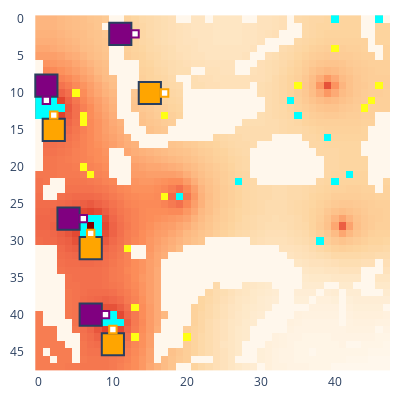

Here is the notebook cell this chart was saved with:
### Code cell
print(f"Carrying out step {step}")
actions = {player: agent.act(step, obs[player]) for player, agent in agents.items()}
all_actions[step] = actions  # Just for debugging
step += 1
obs, rewards, dones, infos = env.step(actions)
# plt.imshow(env.render("rgb_array", width=640, height=640))
show_env(env)

### Figure 1 — Plotly figure (JSON) as saved in the notebook; plotly's stock layout.template omitted (floating-point values rounded to 4 significant figures; data arrays with more than 128 entries replaced by an {"elided": "..."} marker saying what was removed)
{"data": [{"colorscale": [[0, "rgb(255,247,236)"], [0.125, "rgb(254,232,200)"], [0.25, "rgb(253,212,158)"], [0.375, "rgb(253,187,132)"], [0.5, "rgb(252,141,89)"], [0.625, "rgb(239,101,72)"], [0.75, "rgb(215,48,31)"], [0.875, "rgb(179,0,0)"], [1, "rgb(127,0,0)"]], "name": "Rubble", "showscale": false, "type": "heatmap", "uid": "18_Rubble", "z": {"elided": "48x48 int values"}}, {"colorscale": [[0, "#00ffff"], [1, "#00ffff"]], "hoverinfo": "skip", "name": "Ice", "showscale": false, "type": "heatmap", "uid": "18_Ice", "z": {"elided": "48x48 int values"}}, {"colorscale": [[0, "#ffff14"], [1, "#ffff14"]], "hoverinfo": "skip", "name": "Ore", "showscale": false, "type": "heatmap", "uid": "18_Ore", "z": {"elided": "48x48 int values"}}, {"colorscale": [[0, "#15b01a"], [1, "#15b01a"]], "hoverinfo": "skip", "name": "Lichen", "showscale": false, "type": "heatmap", "uid": "18_Lichen", "z": {"elided": "48x48 null values"}}, {"customdata": [["factory_0", "player_0", 100, 0, 0, 162, 50]], "hovertemplate": "%{customdata[0]} %{customdata[1]}<br>Power: %{customdata[2]}<br>Ice: %{customdata[3]}<br>Ore: %{customdata[4]}<br>Water: %{customdata[5]}<br>Metal: %{customdata[6]}<br><extra></extra>", "name": "factory_0", "showscale": false, "type": "heatmap", "uid": "18_factory_0", "x": [1], "y": [9], "z": [0]}, {"customdata": [["factory_2", "player_0", 100, 0, 0, 162, 50]], "hovertemplate": "%{customdata[0]} %{customdata[1]}<br>Power: %{customdata[2]}<br>Ice: %{customdata[3]}<br>Ore: %{customdata[4]}<br>Water: %{customdata[5]}<br>Metal: %{customdata[6]}<br><extra></extra>", "name": "factory_2", "showscale": false, "type": "heatmap", "uid": "18_factory_2", "x": [4], "y": [27], "z": [2]}, {"customdata": [["factory_4", "player_0", 100, 0, 0, 162, 50]], "hovertemplate": "%{customdata[0]} %{customdata[1]}<br>Power: %{customdata[2]}<br>Ice: %{customdata[3]}<br>Ore: %{customdata[4]}<br>Water: %{customdata[5]}<br>Metal: %{customdata[6]}<br><extra></extra>", "name": "factory_4", "showscale": false, "type": "heatmap", "uid": "18_factory_4", "x": [7], "y": [40], "z": [4]}, {"customdata": [["factory_6", "player_0", 100, 0, 0, 172, 50]], "hovertemplate": "%{customdata[0]} %{customdata[1]}<br>Power: %{customdata[2]}<br>Ice: %{customdata[3]}<br>Ore: %{customdata[4]}<br>Water: %{customdata[5]}<br>Metal: %{customdata[6]}<br><extra></extra>", "name": "factory_6", "showscale": false, "type": "heatmap", "uid": "18_factory_6", "x": [11], "y": [2], "z": [6]}, {"customdata": [["factory_1", "player_1", 100, 0, 0, 162, 50]], "hovertemplate": "%{customdata[0]} %{customdata[1]}<br>Power: %{customdata[2]}<br>Ice: %{customdata[3]}<br>Ore: %{customdata[4]}<br>Water: %{customdata[5]}<br>Metal: %{customdata[6]}<br><extra></extra>", "name": "factory_1", "showscale": false, "type": "heatmap", "uid": "18_factory_1", "x": [2], "y": [15], "z": [1]}, {"customdata": [["factory_3", "player_1", 100, 0, 0, 162, 50]], "hovertemplate": "%{customdata[0]} %{customdata[1]}<br>Power: %{customdata[2]}<br>Ice: %{customdata[3]}<br>Ore: %{customdata[4]}<br>Water: %{customdata[5]}<br>Metal: %{customdata[6]}<br><extra></extra>", "name": "factory_3", "showscale": false, "type": "heatmap", "uid": "18_factory_3", "x": [7], "y": [31], "z": [3]}, {"customdata": [["factory_5", "player_1", 100, 0, 0, 162, 50]], "hovertemplate": "%{customdata[0]} %{customdata[1]}<br>Power: %{customdata[2]}<br>Ice: %{customdata[3]}<br>Ore: %{customdata[4]}<br>Water: %{customdata[5]}<br>Metal: %{customdata[6]}<br><extra></extra>", "name": "factory_5", "showscale": false, "type": "heatmap", "uid": "18_factory_5", "x": [10], "y": [44], "z": [5]}, {"customdata": [["factory_7", "player_1", 100, 0, 0, 172, 50]], "hovertemplate": "%{customdata[0]} %{customdata[1]}<br>Power: %{customdata[2]}<br>Ice: %{customdata[3]}<br>Ore: %{customdata[4]}<br>Water: %{customdata[5]}<br>Metal: %{customdata[6]}<br><extra></extra>", "name": "factory_7", "showscale": false, "type": "heatmap", "uid": "18_factory_7", "x": [15], "y": [10], "z": [7]}, {"customdata": [["unit_8", "player_0", "HEAVY", [1, 11], 1215, 0, 0, 0, 0]], "hovertemplate": "%{customdata[0]} %{customdata[1]}<br>Type: %{customdata[2]}<br>Pos: %{customdata[3]}<br>Power: %{customdata[4]}<br>Ice: %{customdata[5]}<br>Ore: %{customdata[6]}<br>Water: %{customdata[7]}<br>Metal: %{customdata[8]}<br><extra></extra>", "name": "unit_8", "showscale": false, "type": "heatmap", "uid": "18_unit_8", "x": [1], "y": [11], "z": [8]}, {"hoverinfo": "skip", "marker": {"color": "black", "size": 5, "symbol": "circle-open"}, "mode": "markers", "name": "path", "showlegend": false, "type": "scatter", "uid": "18_path", "x": [1, 1, 1, 1, 1], "y": [11, 10, 10, 10, 11]}, {"customdata": [["unit_9", "player_0", "HEAVY", [6, 27], 1216, 0, 0, 0, 0]], "hovertemplate": "%{customdata[0]} %{customdata[1]}<br>Type: %{customdata[2]}<br>Pos: %{customdata[3]}<br>Power: %{customdata[4]}<br>Ice: %{customdata[5]}<br>Ore: %{customdata[6]}<br>Water: %{customdata[7]}<br>Metal: %{customdata[8]}<br><extra></extra>", "name": "unit_9", "showscale": false, "type": "heatmap", "uid": "18_unit_9", "x": [6], "y": [27], "z": [9]}, {"hoverinfo": "skip", "marker": {"color": "black", "size": 5, "symbol": "circle-open"}, "mode": "markers", "name": "path", "showlegend": false, "type": "scatter", "uid": "18_path", "x": [6, 5, 5, 5, 6], "y": [27, 27, 27, 27, 27]}, {"customdata": [["unit_10", "player_0", "HEAVY", [9, 40], 1218, 0, 0, 0, 0]], "hovertemplate": "%{customdata[0]} %{customdata[1]}<br>Type: %{customdata[2]}<br>Pos: %{customdata[3]}<br>Power: %{customdata[4]}<br>Ice: %{customdata[5]}<br>Ore: %{customdata[6]}<br>Water: %{customdata[7]}<br>Metal: %{customdata[8]}<br><extra></extra>", "name": "unit_10", "showscale": false, "type": "heatmap", "uid": "18_unit_10", "x": [9], "y": [40], "z": [10]}, {"hoverinfo": "skip", "marker": {"color": "black", "size": 5, "symbol": "circle-open"}, "mode": "markers", "name": "path", "showlegend": false, "type": "scatter", "uid": "18_path", "x": [9, 8, 8, 8, 9], "y": [40, 40, 40, 40, 40]}, {"customdata": [["unit_11", "player_0", "HEAVY", [13, 2], 1266, 0, 0, 0, 0]], "hovertemplate": "%{customdata[0]} %{customdata[1]}<br>Type: %{customdata[2]}<br>Pos: %{customdata[3]}<br>Power: %{customdata[4]}<br>Ice: %{customdata[5]}<br>Ore: %{customdata[6]}<br>Water: %{customdata[7]}<br>Metal: %{customdata[8]}<br><extra></extra>", "name": "unit_11", "showscale": false, "type": "heatmap", "uid": "18_unit_11", "x": [13], "y": [2], "z": [11]}, {"hoverinfo": "skip", "marker": {"color": "black", "size": 5, "symbol": "circle-open"}, "mode": "markers", "name": "path", "showlegend": false, "type": "scatter", "uid": "18_path", "x": [13, 12, 12, 12, 13], "y": [2, 2, 2, 2, 2]}, {"customdata": [["unit_12", "player_1", "HEAVY", [2, 13], 1212, 0, 0, 0, 0]], "hovertemplate": "%{customdata[0]} %{customdata[1]}<br>Type: %{customdata[2]}<br>Pos: %{customdata[3]}<br>Power: %{customdata[4]}<br>Ice: %{customdata[5]}<br>Ore: %{customdata[6]}<br>Water: %{customdata[7]}<br>Metal: %{customdata[8]}<br><extra></extra>", "name": "unit_12", "showscale": false, "type": "heatmap", "uid": "18_unit_12", "x": [2], "y": [13], "z": [12]}, {"hoverinfo": "skip", "marker": {"color": "black", "size": 5, "symbol": "circle-open"}, "mode": "markers", "name": "path", "showlegend": false, "type": "scatter", "uid": "18_path", "x": [2, 2, 2, 2, 2], "y": [13, 14, 14, 14, 13]}, {"customdata": [["unit_13", "player_1", "HEAVY", [7, 29], 1210, 0, 0, 0, 0]], "hovertemplate": "%{customdata[0]} %{customdata[1]}<br>Type: %{customdata[2]}<br>Pos: %{customdata[3]}<br>Power: %{customdata[4]}<br>Ice: %{customdata[5]}<br>Ore: %{customdata[6]}<br>Water: %{customdata[7]}<br>Metal: %{customdata[8]}<br><extra></extra>", "name": "unit_13", "showscale": false, "type": "heatmap", "uid": "18_unit_13", "x": [7], "y": [29], "z": [13]}, {"hoverinfo": "skip", "marker": {"color": "black", "size": 5, "symbol": "circle-open"}, "mode": "markers", "name": "path", "showlegend": false, "type": "scatter", "uid": "18_path", "x": [7, 7, 7, 7, 7], "y": [29, 30, 30, 30, 29]}, {"customdata": [["unit_14", "player_1", "HEAVY", [10, 42], 1214, 0, 0, 0, 0]], "hovertemplate": "%{customdata[0]} %{customdata[1]}<br>Type: %{customdata[2]}<br>Pos: %{customdata[3]}<br>Power: %{customdata[4]}<br>Ice: %{customdata[5]}<br>Ore: %{customdata[6]}<br>Water: %{customdata[7]}<br>Metal: %{customdata[8]}<br><extra></extra>", "name": "unit_14", "showscale": false, "type": "heatmap", "uid": "18_unit_14", "x": [10], "y": [42], "z": [14]}, {"hoverinfo": "skip", "marker": {"color": "black", "size": 5, "symbol": "circle-open"}, "mode": "markers", "name": "path", "showlegend": false, "type": "scatter", "uid": "18_path", "x": [10, 10, 10, 10, 10], "y": [42, 43, 43, 43, 42]}, {"customdata": [["unit_15", "player_1", "HEAVY", [17, 10], 1266, 0, 0, 0, 0]], "hovertemplate": "%{customdata[0]} %{customdata[1]}<br>Type: %{customdata[2]}<br>Pos: %{customdata[3]}<br>Power: %{customdata[4]}<br>Ice: %{customdata[5]}<br>Ore: %{customdata[6]}<br>Water: %{customdata[7]}<br>Metal: %{customdata[8]}<br><extra></extra>", "name": "unit_15", "showscale": false, "type": "heatmap", "uid": "18_unit_15", "x": [17], "y": [10], "z": [15]}, {"hoverinfo": "skip", "marker": {"color": "black", "size": 5, "symbol": "circle-open"}, "mode": "markers", "name": "path", "showlegend": false, "type": "scatter", "uid": "18_path", "x": [17, 16, 16, 16, 17], "y": [10, 10, 10, 10, 10]}], "layout": {"coloraxis": {"showscale": false}, "height": 400, "margin": {"b": 10, "l": 10, "r": 10, "t": 10}, "plot_bgcolor": "rgba(0, 0, 0, 0)", "shapes": [{"fillcolor": "purple", "name": "factory_0", "type": "rect", "x0": -0.5, "x1": 2.5, "y0": 7.5, "y1": 10.5}, {"fillcolor": "purple", "name": "factory_2", "type": "rect", "x0": 2.5, "x1": 5.5, "y0": 25.5, "y1": 28.5}, {"fillcolor": "purple", "name": "factory_4", "type": "rect", "x0": 5.5, "x1": 8.5, "y0": 38.5, "y1": 41.5}, {"fillcolor": "purple", "name": "factory_6", "type": "rect", "x0": 9.5, "x1": 12.5, "y0": 0.5, "y1": 3.5}, {"fillcolor": "orange", "name": "factory_1", "type": "rect", "x0": 0.5, "x1": 3.5, "y0": 13.5, "y1": 16.5}, {"fillcolor": "orange", "name": "factory_3", "type": "rect", "x0": 5.5, "x1": 8.5, "y0": 29.5, "y1": 32.5}, {"fillcolor": "orange", "name": "factory_5", "type": "rect", "x0": 8.5, "x1": 11.5, "y0": 42.5, "y1": 45.5}, {"fillcolor": "orange", "name": "factory_7", "type": "rect", "x0": 13.5, "x1": 16.5, "y0": 8.5, "y1": 11.5}, {"fillcolor": "white", "line": {"color": "purple"}, "name": "unit_8", "type": "rect", "x0": 0.5, "x1": 1.5, "y0": 10.5, "y1": 11.5}, {"fillcolor": "white", "line": {"color": "purple"}, "name": "unit_9", "type": "rect", "x0": 5.5, "x1": 6.5, "y0": 26.5, "y1": 27.5}, {"fillcolor": "white", "line": {"color": "purple"}, "name": "unit_10", "type": "rect", "x0": 8.5, "x1": 9.5, "y0": 39.5, "y1": 40.5}, {"fillcolor": "white", "line": {"color": "purple"}, "name": "unit_11", "type": "rect", "x0": 12.5, "x1": 13.5, "y0": 1.5, "y1": 2.5}, {"fillcolor": "white", "line": {"color": "orange"}, "name": "unit_12", "type": "rect", "x0": 1.5, "x1": 2.5, "y0": 12.5, "y1": 13.5}, {"fillcolor": "white", "line": {"color": "orange"}, "name": "unit_13", "type": "rect", "x0": 6.5, "x1": 7.5, "y0": 28.5, "y1": 29.5}, {"fillcolor": "white", "line": {"color": "orange"}, "name": "unit_14", "type": "rect", "x0": 9.5, "x1": 10.5, "y0": 41.5, "y1": 42.5}, {"fillcolor": "white", "line": {"color": "orange"}, "name": "unit_15", "type": "rect", "x0": 16.5, "x1": 17.5, "y0": 9.5, "y1": 10.5}], "width": 400, "xaxis": {"autorange": true, "domain": [0, 1], "range": [-1.894, 47.5], "type": "linear"}, "yaxis": {"autorange": true, "domain": [0, 1], "range": [48.03, -1.363], "scaleanchor": "x", "type": "linear"}}}
